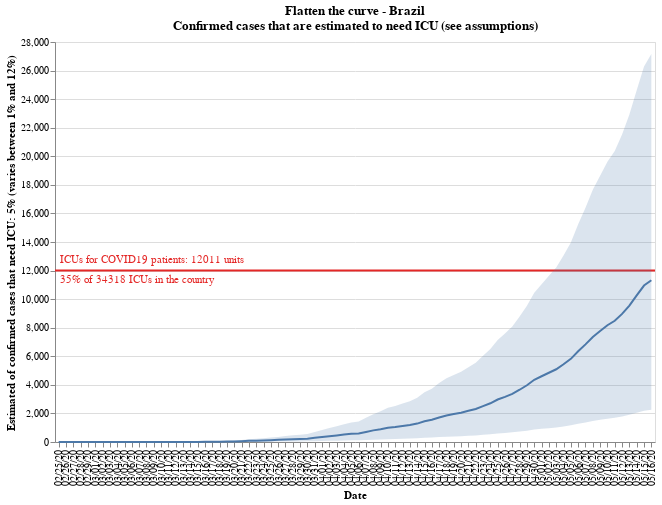

Notebook cell for this chart:
### Code cell
#hide_input
selection = alt.selection_single(fields=[STATE_COLUMN], name=' ')
color = alt.condition(selection,
                    alt.Color(STATE_COLUMN+':N', 
                              scale=alt.Scale(scheme='tableau20', reverse=False), legend=None),
                              alt.value('#ffbf79')
                     )

chart = alt.Chart(df).mark_line().encode(
    x=alt.X(DATE_COLUMN+':O', axis=alt.Axis(title=DATE_COLUMN)),
    y=alt.Y(CONFIRMED_CASES+':Q', axis=alt.Axis(
        title=["Estimated of confirmed cases that need ICU: {:.0f}".format(CASES_NEED_ICU*100)+"% (varies between {:.0f}".format(LOWER_BOUND_ICU_NEED*100)+"% and {:.0f}".format(UPPER_BOUND_ICU_NEED*100)+"%)"])),
    color=color,
    tooltip=[
        DATE_COLUMN, 
        STATE_COLUMN, 
        CONFIRMED_CASES
    ],
    order=alt.Order(
    STATE_COLUMN,
    sort='ascending'
    )
).properties(
    title=[
        "Flatten the curve - Brazil",
        "Confirmed cases that are estimated to need ICU (see assumptions)"
    ]
).add_selection(
    selection
)

shades = alt.Chart(df).mark_area().encode(
    x=DATE_COLUMN+':O',
    y=LOWER_BOUND_ICU_NEED_STR+":Q",
    y2=UPPER_BOUND_ICU_NEED_STR+':Q',
    opacity = alt.condition(selection, alt.value(0.2), alt.value(0.5))
)

x1line = alt.Chart(pd.DataFrame({'y': [TOTAL_AVAILABLE_ICU]})).mark_rule(color='#e42726', strokeWidth=2).encode(
    y='y:Q'
)
text1 = x1line.mark_text(align='left', x=5, dy=-10, color='#e42726', strokeWidth=1).encode(
    text=alt.value("ICUs for COVID19 patients: "+"{:.0f}".format(TOTAL_AVAILABLE_ICU)+" units")
)
text2 = x1line.mark_text(align='left', x=5, dy=10, color='#e42726', strokeWidth=1).encode(
    text=alt.value("{:.0f}".format(AVAILABLE_PERCENTAGE_ICU*100)+"% of "+"{:.0f}".format(TOTAL_ICU)+" ICUs in the country")   
)

legend = alt.Chart(df).mark_point().encode(
    y=alt.Y(STATE_COLUMN+':N', axis=alt.Axis(orient='right')),
    color=color
).add_selection(
    selection
)

plot = chart.properties(width=CHART_WIDTH, height=CHART_HEIGHT) + x1line + text1 + text2 + shades
plot

### Figure 1 — Vega-Lite specification as saved in the notebook (floating-point values rounded to 4 significant figures)
{"config": {"view": {"continuousWidth": 400, "continuousHeight": 300}}, "layer": [{"data": {"name": "data-1b3bf501980e052056a4a21fefbcdd42"}, "mark": "line", "encoding": {"color": {"condition": {"type": "nominal", "field": "State", "legend": null, "scale": {"reverse": false, "scheme": "tableau20"}, "selection": " "}, "value": "#ffbf79"}, "order": {"type": "nominal", "field": "State", "sort": "ascending"}, "tooltip": [{"type": "nominal", "field": "Date"}, {"type": "nominal", "field": "State"}, {"type": "quantitative", "field": "Confirmed Cases"}], "x": {"type": "ordinal", "axis": {"title": "Date"}, "field": "Date"}, "y": {"type": "quantitative", "axis": {"title": ["Estimated of confirmed cases that need ICU: 5% (varies between 1% and 12%)"]}, "field": "Confirmed Cases"}}, "height": 400, "selection": {" ": {"type": "single", "fields": ["State"]}}, "title": ["Flatten the curve - Brazil", "Confirmed cases that are estimated to need ICU (see assumptions)"], "width": 600}, {"data": {"name": "data-6e2bfc7222dcf4cfb1cce24f29e45988"}, "mark": {"type": "rule", "color": "#e42726", "strokeWidth": 2}, "encoding": {"y": {"type": "quantitative", "field": "y"}}}, {"data": {"name": "data-6e2bfc7222dcf4cfb1cce24f29e45988"}, "mark": {"type": "text", "align": "left", "color": "#e42726", "dy": -10, "strokeWidth": 1, "x": 5}, "encoding": {"text": {"value": "ICUs for COVID19 patients: 12011 units"}, "y": {"type": "quantitative", "field": "y"}}}, {"data": {"name": "data-6e2bfc7222dcf4cfb1cce24f29e45988"}, "mark": {"type": "text", "align": "left", "color": "#e42726", "dy": 10, "strokeWidth": 1, "x": 5}, "encoding": {"text": {"value": "35% of 34318 ICUs in the country"}, "y": {"type": "quantitative", "field": "y"}}}, {"data": {"name": "data-1b3bf501980e052056a4a21fefbcdd42"}, "mark": "area", "encoding": {"opacity": {"condition": {"value": 0.2, "selection": " "}, "value": 0.5}, "x": {"type": "ordinal", "field": "Date"}, "y": {"type": "quantitative", "field": "Lower bound ICU need"}, "y2": {"field": "Upper bound ICU need"}}}], "$schema": "https://vega.github.io/schema/vega-lite/v4.8.1.json", "datasets": {"data-1b3bf501980e052056a4a21fefbcdd42": [{"State": "Total", "Date": "02/25/20", "Confirmed Cases": 0.0, "Upper bound ICU need": 0.0, "Lower bound ICU need": 0.0}, {"State": "Total", "Date": "02/26/20", "Confirmed Cases": 0.0, "Upper bound ICU need": 0.0, "Lower bound ICU need": 0.0}, {"State": "Total", "Date": "02/27/20", "Confirmed Cases": 0.0, "Upper bound ICU need": 0.0, "Lower bound ICU need": 0.0}, {"State": "Total", "Date": "02/28/20", "Confirmed Cases": 0.0, "Upper bound ICU need": 0.0, "Lower bound ICU need": 0.0}, {"State": "Total", "Date": "02/29/20", "Confirmed Cases": 0.0, "Upper bound ICU need": 0.0, "Lower bound ICU need": 0.0}, {"State": "Total", "Date": "03/01/20", "Confirmed Cases": 0.0, "Upper bound ICU need": 0.0, "Lower bound ICU need": 0.0}, {"State": "Total", "Date": "03/02/20", "Confirmed Cases": 0.0, "Upper bound ICU need": 0.0, "Lower bound ICU need": 0.0}, {"State": "Total", "Date": "03/03/20", "Confirmed Cases": 0.0, "Upper bound ICU need": 0.0, "Lower bound ICU need": 0.0}, {"State": "Total", "Date": "03/04/20", "Confirmed Cases": 0.0, "Upper bound ICU need": 0.0, "Lower bound ICU need": 0.0}, {"State": "Total", "Date": "03/05/20", "Confirmed Cases": 0.0, "Upper bound ICU need": 1.0, "Lower bound ICU need": 0.0}, {"State": "Total", "Date": "03/06/20", "Confirmed Cases": 1.0, "Upper bound ICU need": 2.0, "Lower bound ICU need": 0.0}, {"State": "Total", "Date": "03/07/20", "Confirmed Cases": 1.0, "Upper bound ICU need": 2.0, "Lower bound ICU need": 0.0}, {"State": "Total", "Date": "03/08/20", "Confirmed Cases": 1.0, "Upper bound ICU need": 3.0, "Lower bound ICU need": 0.0}, {"State": "Total", "Date": "03/09/20", "Confirmed Cases": 1.0, "Upper bound ICU need": 3.0, "Lower bound ICU need": 0.0}, {"State": "Total", "Date": "03/10/20", "Confirmed Cases": 1.0, "Upper bound ICU need": 3.0, "Lower bound ICU need": 0.0}, {"State": "Total", "Date": "03/11/20", "Confirmed Cases": 2.0, "Upper bound ICU need": 5.0, "Lower bound ICU need": 0.0}, {"State": "Total", "Date": "03/12/20", "Confirmed Cases": 4.0, "Upper bound ICU need": 11.0, "Lower bound ICU need": 1.0}, {"State": "Total", "Date": "03/13/20", "Confirmed Cases": 2.0, "Upper bound ICU need": 4.0, "Lower bound ICU need": 0.0}, {"State": "Total", "Date": "03/14/20", "Confirmed Cases": 5.0, "Upper bound ICU need": 12.0, "Lower bound ICU need": 1.0}, {"State": "Total", "Date": "03/15/20", "Confirmed Cases": 4.0, "Upper bound ICU need": 9.0, "Lower bound ICU need": 1.0}, {"State": "Total", "Date": "03/16/20", "Confirmed Cases": 14.0, "Upper bound ICU need": 33.0, "Lower bound ICU need": 3.0}, {"State": "Total", "Date": "03/17/20", "Confirmed Cases": 13.0, "Upper bound ICU need": 32.0, "Lower bound ICU need": 3.0}, {"State": "Total", "Date": "03/18/20", "Confirmed Cases": 26.0, "Upper bound ICU need": 62.0, "Lower bound ICU need": 5.0}, {"State": "Total", "Date": "03/19/20", "Confirmed Cases": 32.0, "Upper bound ICU need": 76.0, "Lower bound ICU need": 6.0}, {"State": "Total", "Date": "03/20/20", "Confirmed Cases": 43.0, "Upper bound ICU need": 104.0, "Lower bound ICU need": 9.0}, {"State": "Total", "Date": "03/21/20", "Confirmed Cases": 57.0, "Upper bound ICU need": 136.0, "Lower bound ICU need": 11.0}, {"State": "Total", "Date": "03/22/20", "Confirmed Cases": 79.0, "Upper bound ICU need": 190.0, "Lower bound ICU need": 16.0}, {"State": "Total", "Date": "03/23/20", "Confirmed Cases": 96.0, "Upper bound ICU need": 231.0, "Lower bound ICU need": 19.0}, {"State": "Total", "Date": "03/24/20", "Confirmed Cases": 113.0, "Upper bound ICU need": 271.0, "Lower bound ICU need": 23.0}, {"State": "Total", "Date": "03/25/20", "Confirmed Cases": 128.0, "Upper bound ICU need": 308.0, "Lower bound ICU need": 26.0}, {"State": "Total", "Date": "03/26/20", "Confirmed Cases": 149.0, "Upper bound ICU need": 357.0, "Lower bound ICU need": 30.0}, {"State": "Total", "Date": "03/27/20", "Confirmed Cases": 174.0, "Upper bound ICU need": 417.0, "Lower bound ICU need": 35.0}, {"State": "Total", "Date": "03/28/20", "Confirmed Cases": 196.0, "Upper bound ICU need": 471.0, "Lower bound ICU need": 39.0}, {"State": "Total", "Date": "03/29/20", "Confirmed Cases": 210.0, "Upper bound ICU need": 504.0, "Lower bound ICU need": 42.0}, {"State": "Total", "Date": "03/30/20", "Confirmed Cases": 233.0, "Upper bound ICU need": 559.0, "Lower bound ICU need": 47.0}, {"State": "Total", "Date": "03/31/20", "Confirmed Cases": 291.0, "Upper bound ICU need": 699.0, "Lower bound ICU need": 58.0}, {"State": "Total", "Date": "04/01/20", "Confirmed Cases": 347.0, "Upper bound ICU need": 832.0, "Lower bound ICU need": 69.0}, {"State": "Total", "Date": "04/02/20", "Confirmed Cases": 405.0, "Upper bound ICU need": 972.0, "Lower bound ICU need": 81.0}, {"State": "Total", "Date": "04/03/20", "Confirmed Cases": 461.0, "Upper bound ICU need": 1105.0, "Lower bound ICU need": 92.0}, {"State": "Total", "Date": "04/04/20", "Confirmed Cases": 519.0, "Upper bound ICU need": 1246.0, "Lower bound ICU need": 104.0}, {"State": "Total", "Date": "04/05/20", "Confirmed Cases": 569.0, "Upper bound ICU need": 1367.0, "Lower bound ICU need": 114.0}, {"State": "Total", "Date": "04/06/20", "Confirmed Cases": 601.0, "Upper bound ICU need": 1442.0, "Lower bound ICU need": 120.0}, {"State": "Total", "Date": "04/07/20", "Confirmed Cases": 704.0, "Upper bound ICU need": 1690.0, "Lower bound ICU need": 141.0}, {"State": "Total", "Date": "04/08/20", "Confirmed Cases": 813.0, "Upper bound ICU need": 1951.0, "Lower bound ICU need": 163.0}, {"State": "Total", "Date": "04/09/20", "Confirmed Cases": 896.0, "Upper bound ICU need": 2150.0, "Lower bound ICU need": 179.0}, {"State": "Total", "Date": "04/10/20", "Confirmed Cases": 997.0, "Upper bound ICU need": 2392.0, "Lower bound ICU need": 199.0}, {"State": "Total", "Date": "04/11/20", "Confirmed Cases": 1050.0, "Upper bound ICU need": 2519.0, "Lower bound ICU need": 210.0}, {"State": "Total", "Date": "04/12/20", "Confirmed Cases": 1121.0, "Upper bound ICU need": 2689.0, "Lower bound ICU need": 224.0}, {"State": "Total", "Date": "04/13/20", "Confirmed Cases": 1191.0, "Upper bound ICU need": 2858.0, "Lower bound ICU need": 238.0}, {"State": "Total", "Date": "04/14/20", "Confirmed Cases": 1289.0, "Upper bound ICU need": 3093.0, "Lower bound ICU need": 258.0}, {"State": "Total", "Date": "04/15/20", "Confirmed Cases": 1451.0, "Upper bound ICU need": 3482.0, "Lower bound ICU need": 290.0}, {"State": "Total", "Date": "04/16/20", "Confirmed Cases": 1555.0, "Upper bound ICU need": 3732.0, "Lower bound ICU need": 311.0}, {"State": "Total", "Date": "04/17/20", "Confirmed Cases": 1720.0, "Upper bound ICU need": 4128.0, "Lower bound ICU need": 344.0}, {"State": "Total", "Date": "04/18/20", "Confirmed Cases": 1859.0, "Upper bound ICU need": 4461.0, "Lower bound ICU need": 372.0}, {"State": "Total", "Date": "04/19/20", "Confirmed Cases": 1955.0, "Upper bound ICU need": 4693.0, "Lower bound ICU need": 391.0}, {"State": "Total", "Date": "04/20/20", "Confirmed Cases": 2046.0, "Upper bound ICU need": 4911.0, "Lower bound ICU need": 409.0}, {"State": "Total", "Date": "04/21/20", "Confirmed Cases": 2182.0, "Upper bound ICU need": 5237.0, "Lower bound ICU need": 436.0}, {"State": "Total", "Date": "04/22/20", "Confirmed Cases": 2310.0, "Upper bound ICU need": 5544.0, "Lower bound ICU need": 462.0}, {"State": "Total", "Date": "04/23/20", "Confirmed Cases": 2515.0, "Upper bound ICU need": 6036.0, "Lower bound ICU need": 503.0}, {"State": "Total", "Date": "04/24/20", "Confirmed Cases": 2710.0, "Upper bound ICU need": 6505.0, "Lower bound ICU need": 542.0}, {"State": "Total", "Date": "04/25/20", "Confirmed Cases": 2975.0, "Upper bound ICU need": 7141.0, "Lower bound ICU need": 595.0}, {"State": "Total", "Date": "04/26/20", "Confirmed Cases": 3161.0, "Upper bound ICU need": 7587.0, "Lower bound ICU need": 632.0}, {"State": "Total", "Date": "04/27/20", "Confirmed Cases": 3368.0, "Upper bound ICU need": 8084.0, "Lower bound ICU need": 674.0}, {"State": "Total", "Date": "04/28/20", "Confirmed Cases": 3659.0, "Upper bound ICU need": 8781.0, "Lower bound ICU need": 732.0}, {"State": "Total", "Date": "04/29/20", "Confirmed Cases": 3972.0, "Upper bound ICU need": 9532.0, "Lower bound ICU need": 794.0}, {"State": "Total", "Date": "04/30/20", "Confirmed Cases": 4356.0, "Upper bound ICU need": 10460.0, "Lower bound ICU need": 871.0}, {"State": "Total", "Date": "05/01/20", "Confirmed Cases": 4603.0, "Upper bound ICU need": 11050.0, "Lower bound ICU need": 921.0}, {"State": "Total", "Date": "05/02/20", "Confirmed Cases": 4846.0, "Upper bound ICU need": 11630.0, "Lower bound ICU need": 969.0}, {"State": "Total", "Date": "05/03/20", "Confirmed Cases": 5091.0, "Upper bound ICU need": 12220.0, "Lower bound ICU need": 1018.0}, {"State": "Total", "Date": "05/04/20", "Confirmed Cases": 5439.0, "Upper bound ICU need": 13050.0, "Lower bound ICU need": 1088.0}, {"State": "Total", "Date": "05/05/20", "Confirmed Cases": 5821.0, "Upper bound ICU need": 13970.0, "Lower bound ICU need": 1164.0}, {"State": "Total", "Date": "05/06/20", "Confirmed Cases": 6348.0, "Upper bound ICU need": 15240.0, "Lower bound ICU need": 1270.0}, {"State": "Total", "Date": "05/07/20", "Confirmed Cases": 6834.0, "Upper bound ICU need": 16400.0, "Lower bound ICU need": 1367.0}, {"State": "Total", "Date": "05/08/20", "Confirmed Cases": 7355.0, "Upper bound ICU need": 17650.0, "Lower bound ICU need": 1471.0}, {"State": "Total", "Date": "05/09/20", "Confirmed Cases": 7766.0, "Upper bound ICU need": 18640.0, "Lower bound ICU need": 1553.0}, {"State": "Total", "Date": "05/10/20", "Confirmed Cases": 8175.0, "Upper bound ICU need": 19620.0, "Lower bound ICU need": 1635.0}, {"State": "Total", "Date": "05/11/20", "Confirmed Cases": 8487.0, "Upper bound ICU need": 20370.0, "Lower bound ICU need": 1697.0}, {"State": "Total", "Date": "05/12/20", "Confirmed Cases": 8967.0, "Upper bound ICU need": 21520.0, "Lower bound ICU need": 1793.0}, {"State": "Total", "Date": "05/13/20", "Confirmed Cases": 9552.0, "Upper bound ICU need": 22920.0, "Lower bound ICU need": 1910.0}, {"State": "Total", "Date": "05/14/20", "Confirmed Cases": 10260.0, "Upper bound ICU need": 24620.0, "Lower bound ICU need": 2052.0}, {"State": "Total", "Date": "05/15/20", "Confirmed Cases": 10950.0, "Upper bound ICU need": 26280.0, "Lower bound ICU need": 2190.0}, {"State": "Total", "Date": "05/16/20", "Confirmed Cases": 11320.0, "Upper bound ICU need": 27160.0, "Lower bound ICU need": 2264.0}], "data-6e2bfc7222dcf4cfb1cce24f29e45988": [{"y": 12010.0}]}}
